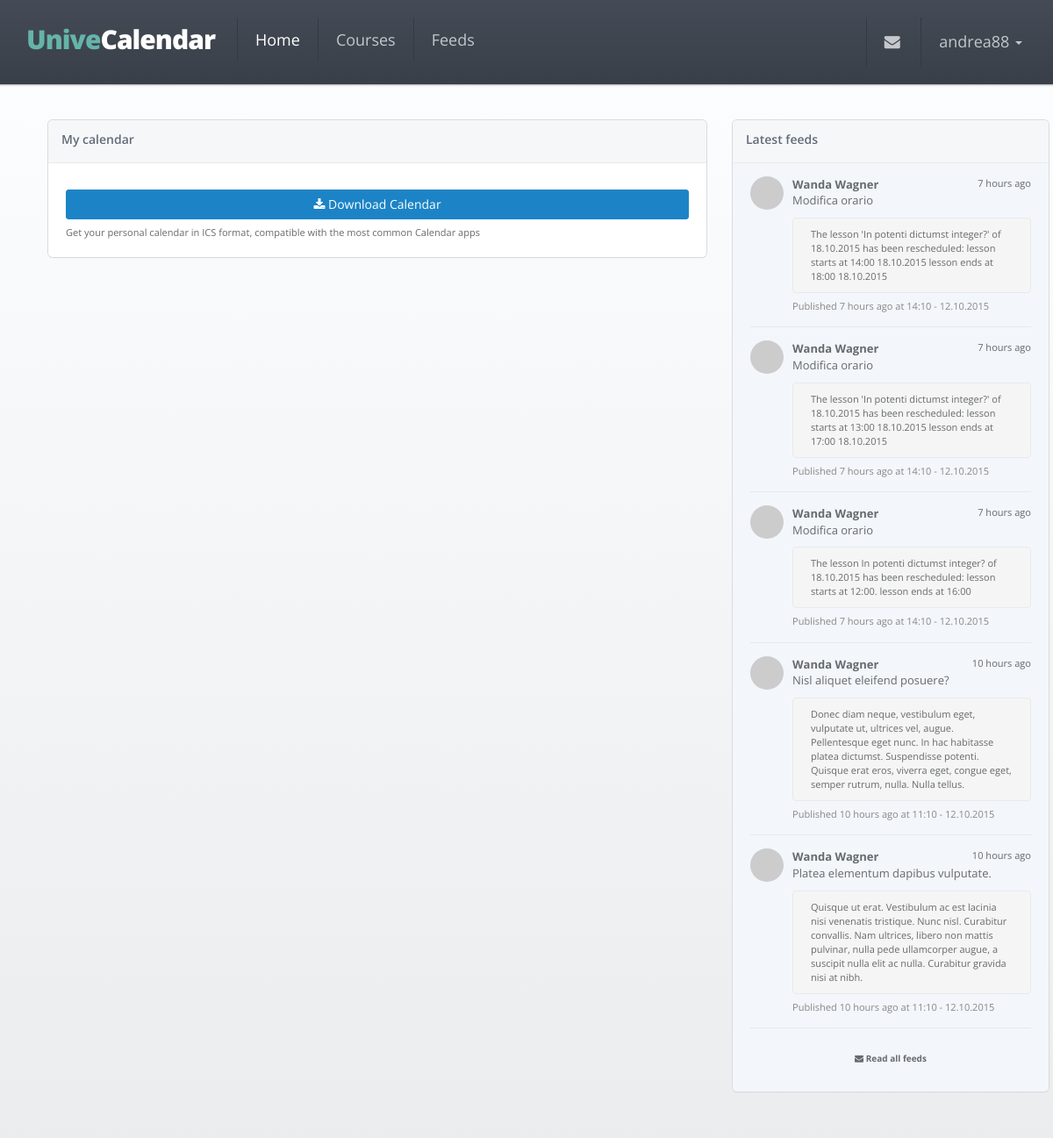
Screenshot of / (signed in) with the database file from the repository.
### app/models.py (models this page shows, shortened)
class User(UserMixin, db.Model):
    __tablename__ = 'users'
    id = db.Column(db.Integer, primary_key=True)
    email = db.Column(db.String(64), unique=True)
    username = db.Column(db.String(64), unique=True)
    password_hash = db.Column(db.String(128))
    confirmed = db.Column(db.Boolean, default=False)
    member_since = db.Column(db.DateTime(), default=datetime.utcnow)
    last_seen = db.Column(db.DateTime(), default=datetime.utcnow)
    avatar_hash = db.Column(db.String(32))
    telegram_chat_id = db.Column(db.String(64))
    courses = db.relationship('Course',
                              backref='user_id',
                              secondary=follows,
                              lazy='dynamic')
    feeds = db.relationship('Feed',
                            backref='user_id',
                            secondary=reads,
                            lazy='dynamic')
    @property
    def password(self):
        raise AttributeError('Not readable')
    def ping(self):
        self.last_seen = datetime.utcnow()
        db.session.add(self)

class Feed(db.Model):
    __tablename__ = 'feeds'
    id = db.Column(db.Integer, primary_key=True)
    title = db.Column(db.String(64))
    body = db.Column(db.Text)
    timestamp = db.Column(db.DateTime, index=True, default=datetime.utcnow)
    professor_id = db.Column(db.Integer, db.ForeignKey('professors.id'))
    users = db.relationship('User',
                            secondary=reads,
                            backref=db.backref('feed_id', lazy='dynamic'),
                            lazy='dynamic')
    @property
    def author(self):
        return self.professor.first_name + ' ' + self.professor.last_name
    @property
    def gravatar(self):
        return self.professor.gravatar()

class Professor(db.Model):
    __tablename__ = 'professors'
    id = db.Column(db.Integer, primary_key=True)
    first_name = db.Column(db.String(64))
    last_name = db.Column(db.String(64))
    email = db.Column(db.String(64), unique=True)
    avatar_hash = db.Column(db.String(32))
    courses = db.relationship('Course',
                              backref='professor',
                              lazy='joined')
    feeds = db.relationship('Feed',
                            backref='professor',
                            lazy='dynamic')
    def gravatar(self, size=100, default='identicon', rating='g'):
        if request.is_secure:
            url = 'https://secure.gravatar.com/avatar'
        else:
            url = 'http://www.gravatar.com/avatar'
        hash = self.avatar_hash or hashlib.md5(
            self.email.encode('utf-8')).hexdigest()
        return '{url}/{hash}?s={size}&d={default}&r={rating}'.format(
            url=url, hash=hash, size=size, default=default, rating=rating)

### app/main/views.py (the view)
@main.route('/', methods=['GET', 'POST'])
def index():
    if current_user.is_authenticated:
        return render_template('index.html', feeds=get_latest_feeds(5))
    return redirect(url_for('auth.login'))

### app/auth/views.py (called while the page is built)
@auth.before_app_request
def before_request():
    if current_user.is_authenticated:
        current_user.ping()
        if not current_user.confirmed \
                and request.endpoint[:5] != 'auth.' \
                and request.endpoint != 'static':
            return redirect(url_for('auth.unconfirmed'))

### app/main/views.py (called while the page is built)
@babel.localeselector
def get_locale():
    return request.accept_languages.best_match(
        current_app.config['LANGUAGES'].keys())

@main.after_app_request
def after_request(response):
    for query in get_debug_queries():
        if query.duration >= current_app.config['SLOW_DB_QUERY_TIME']:
            current_app.logger.warning(
                'Slow query: %s\nParameters: %s\nDuration: %fs\nContext: %s\n'
                % (query.statement, query.parameters, query.duration,
                   query.context))
    return response

@main.before_request
@login_required
def before_request():
    g.unread = count_unread_feeds()
    g.latest = get_latest_feeds(3)
    g.locale = get_locale()

def user_feeds_query():
    if not current_user.courses.count():
        return
    professor_ids = set([c.professor_id for c in current_user.courses])
    return Feed.query.filter(Feed.professor_id.in_(professor_ids))

def get_latest_feeds(n=5):
    query = user_feeds_query()
    if query is not None:
        return query.order_by(Feed.timestamp.desc()).limit(n).all()

def count_unread_feeds():
    query = user_feeds_query()
    if query is not None:
        return query.filter(~Feed.users.contains(current_user)).count()

### app/models.py (called while the page is built)
@login_manager.user_loader
def load_user(user_id):
    return User.query.get(int(user_id))

### app/templates/index.html (shortened to what this page needs)
{% extends 'base.html' %}
{% set active_page='home' %}
{% block styles %}
    {{ super() }}
    <link href="http://cdnjs.cloudflare.com/ajax/libs/fullcalendar/2.4.0/fullcalendar.min.css" rel="stylesheet">
    <link href="http://cdnjs.cloudflare.com/ajax/libs/fullcalendar/2.4.0/fullcalendar.print.css" rel='stylesheet' media='print'>
{% endblock %}
{% block content %}
    <div class="row">
        <div class="col-lg-8">
            <div class="ibox float-e-margins">
                <div class="ibox-title">
                    <h5>{{ gettext('My calendar') }}</h5>
                </div>
                <div class="ibox-content">
                    <div class="row">
                        <div class="col-lg-12">
                            <a href="{{ url_for('main.download_calendar') }}" class="btn btn-success btn-block m-t"><i class="fa fa-download"></i> {{ gettext('Download Calendar') }}</a>
                            <small>{{ gettext('Get your personal calendar in ICS format, compatible with the most common Calendar apps') }}</small>
                        </div>
                    </div>
                </div>
            </div>
            <div class="row">
                <div class="col-lg-12">
                </div>
            </div>
        </div>
        <div class="col-lg-4">
            <div class="ibox">
                <div class="ibox-title">
                    <h5>{{ gettext('Latest feeds') }}</h5>
                </div>
                <div class="ibox-content" style="background-color: #f3f6fb">
                    <div class="feed-activity-list">
                        {{ macros.feeds_widget(feeds, moment) }}
                    </div>
                </div>
            </div>
        </div>
    </div>
{% endblock %}

### app/templates/base.html (shortened to what this page needs)
{% import "_macros.html" as macros %}
<!DOCTYPE html>
<html>
<head>
    {% block styles %}
        <link rel="stylesheet" href="https://maxcdn.bootstrapcdn.com/bootstrap/3.3.5/css/bootstrap.min.css" >
        <link rel="stylesheet" href="https://maxcdn.bootstrapcdn.com/font-awesome/4.4.0/css/font-awesome.min.css">
        <link href="{{ url_for('static', filename='css/animate.css') }}" rel="stylesheet">
        <link href="{{ url_for('static', filename='css/style.css') }}" rel="stylesheet">
    {% endblock %}
</head>
{% block body %}
    <body class="top-navigation">
    <div id="wrapper">
        <div id="page-wrapper" class="gray-bg">
            <div class="row border-bottom fancy-bg">
                <nav class="navbar navbar-static-top" role="navigation">
                    <div class="navbar-header">
                        <a href="{{ url_for('main.index') }}" class="navbar-brand" style="font-size: 30px">
                            <span class="text-navy">Unive</span>Calendar
                        </a>
                    </div>
                    <div class="navbar-collapse collapse" id="navbar">
                        {% set navigation_bar = [
                            (url_for('main.index'), 'home', 'Home'),
                            (url_for('main.courses'), 'courses', gettext('Courses')),
                            (url_for('main.feeds'), 'feeds', gettext('Feeds'))
                        ] -%}
                        <ul class="nav navbar-nav">
                            {% for href, id, caption in navigation_bar %}
                                <li{% if id == active_page %} class="active"{% endif %}>
                                    <a aria-expanded="false" role="button" href="{{ href|e }}">{{ caption|e }}
                                    </a>
                                </li>
                            {% endfor %}
                        </ul>
                        <ul class="nav navbar-top-links navbar-right">
                            <li class="dropdown">
                                <a class="dropdown-toggle count-info" data-toggle="dropdown" href="#">
                                    <i class="fa fa-envelope"></i>
                                </a>
                            </li>
                            <li class="dropdown">
                                <a aria-expanded="false" role="button" href="#" class="dropdown-toggle" data-toggle="dropdown">{{ current_user.username }} <span class="caret"></span></a>
                            </li>
                        </ul>
                    </div>
                </nav>
            </div>
            <div class="wrapper wrapper-content">
                <div class="container">
                    {% block content %}
                    {% endblock %}
                </div>
            </div>
        </div>
    </div>
    </body>
{% endblock %}
</html>

### app/templates/_macros.html (shortened to what this page needs)
{% macro feeds_widget(feeds, moment) %}
    {% if not feeds %}
        <p class="text-center">{{ gettext('No feed found') }}</p>
    {% else %}
        {% for feed in feeds %}
            <div class="feed-element">
                <a href="#" class="pull-left">
                    <img alt="image" class="img-circle" src="{{ feed.gravatar }}">
                </a>
                <div class="media-body ">
                    <small class="pull-right">{{ moment(feed.timestamp).fromNow() }}</small>
                    <strong>{{ feed.author }}</strong><br> {{ feed.title }}<br>
                    <div class="well">
                        {{ feed.body }}
                    </div>
                    <small class="text-muted">{{ gettext('Published %(fromnow)s at %(date)s', fromnow=moment(feed.timestamp).fromNow(), date=moment(feed.timestamp).format('HH:MM - D.M.YYYY')) }}</small>
                </div>
            </div>
        {% endfor %}
        <div class="text-center link-block m-t">
            <a href="{{ url_for('main.feeds') }}">
                <i class="fa fa-envelope"></i> <strong>{{ gettext('Read all feeds') }}</strong>
            </a>
        </div>
    {% endif %}
{% endmacro %}

### rows the page displays
User: username "andrea88"
Feed: timestamp "7 hours ago", author "Wanda Wagner", title "Modifica orario", body "The lesson 'In potenti dictumst integer?' of 18.10.2015 has been rescheduled: lesson starts at 14:00 18.10.2015 lesson ends at 18:00 18.10.2015", timestamp "Published 7 hours ago at 14:10 - 12.10.2015"
Feed: timestamp "7 hours ago", author "Wanda Wagner", title "Modifica orario", body "The lesson 'In potenti dictumst integer?' of 18.10.2015 has been rescheduled: lesson starts at 13:00 18.10.2015 lesson ends at 17:00 18.10.2015", timestamp "Published 7 hours ago at 14:10 - 12.10.2015"
Feed: timestamp "7 hours ago", author "Wanda Wagner", title "Modifica orario", body "The lesson In potenti dictumst integer? of 18.10.2015 has been rescheduled: lesson starts at 12:00. lesson ends at 16:00", timestamp "Published 7 hours ago at 14:10 - 12.10.2015"
Feed: timestamp "10 hours ago", author "Wanda Wagner", title "Nisl aliquet eleifend posuere?", body "Donec diam neque, vestibulum eget, vulputate ut, ultrices vel, augue. Pellentesque eget nunc. In hac habitasse platea dictumst. Suspendisse potenti. Quisque erat eros, viverra eget, congue eget, semper rutrum, nulla. Nulla tellus.", timestamp "Published 10 hours ago at 11:10 - 12.10.2015"
Feed: timestamp "10 hours ago", author "Wanda Wagner", title "Platea elementum dapibus vulputate.", body "Quisque ut erat. Vestibulum ac est lacinia nisi venenatis tristique. Nunc nisl. Curabitur convallis. Nam ultrices, libero non mattis pulvinar, nulla pede ullamcorper augue, a suscipit nulla elit ac nulla. Curabitur gravida nisi at nibh.", timestamp "Published 10 hours ago at 11:10 - 12.10.2015"

### other values shown
{{ caption|e }} "Home" "Courses" "Feeds"
{{ gettext('My calendar') }} "My calendar"
{{ gettext('Download Calendar') }} "Download Calendar"
{{ gettext('Latest feeds') }} "Latest feeds"
{{ gettext('Read all feeds') }} "Read all feeds"
